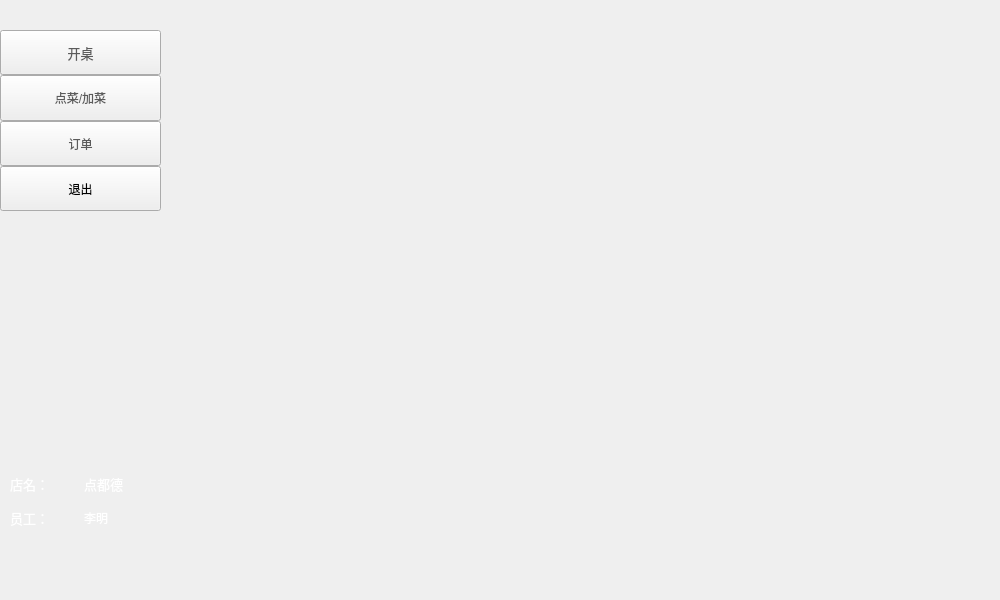
<?xml version="1.0" encoding="UTF-8"?>
<ui version="4.0">
 <class>Waiter</class>
 <widget class="QWidget" name="Waiter">
  <property name="geometry">
   <rect>
    <x>0</x>
    <y>0</y>
    <width>1000</width>
    <height>600</height>
   </rect>
  </property>
  <property name="maximumSize">
   <size>
    <width>1000</width>
    <height>600</height>
   </size>
  </property>
  <property name="windowTitle">
   <string>Form</string>
  </property>
  <widget class="QLabel" name="label">
   <property name="geometry">
    <rect>
     <x>0</x>
     <y>0</y>
     <width>160</width>
     <height>601</height>
    </rect>
   </property>
   <property name="styleSheet">
    <string notr="true">background-image: url(:/file/images/back10.jpg);</string>
   </property>
   <property name="text">
    <string/>
   </property>
  </widget>
  <widget class="QStackedWidget" name="stackedWidget">
   <property name="geometry">
    <rect>
     <x>160</x>
     <y>0</y>
     <width>840</width>
     <height>601</height>
    </rect>
   </property>
   <widget class="QWidget" name="page"/>
   <widget class="QWidget" name="page_2"/>
  </widget>
  <widget class="QWidget" name="layoutWidget">
   <property name="geometry">
    <rect>
     <x>0</x>
     <y>30</y>
     <width>161</width>
     <height>181</height>
    </rect>
   </property>
   <layout class="QVBoxLayout" name="verticalLayout">
    <property name="spacing">
     <number>0</number>
    </property>
    <item>
     <widget class="QPushButton" name="pushButton_table">
      <property name="sizePolicy">
       <sizepolicy hsizetype="Minimum" vsizetype="Preferred">
        <horstretch>0</horstretch>
        <verstretch>0</verstretch>
       </sizepolicy>
      </property>
      <property name="font">
       <font>
        <family>微软雅黑</family>
        <pointsize>10</pointsize>
        <weight>50</weight>
        <italic>false</italic>
        <bold>false</bold>
       </font>
      </property>
      <property name="styleSheet">
       <string notr="true">color: rgb(91, 91, 91);


</string>
      </property>
      <property name="text">
       <string>开桌</string>
      </property>
      <property name="iconSize">
       <size>
        <width>50</width>
        <height>50</height>
       </size>
      </property>
     </widget>
    </item>
    <item>
     <widget class="QPushButton" name="pushButton_food">
      <property name="sizePolicy">
       <sizepolicy hsizetype="Minimum" vsizetype="Preferred">
        <horstretch>0</horstretch>
        <verstretch>0</verstretch>
       </sizepolicy>
      </property>
      <property name="styleSheet">
       <string notr="true">color: rgb(91, 91, 91);


</string>
      </property>
      <property name="text">
       <string>点菜/加菜</string>
      </property>
     </widget>
    </item>
    <item>
     <widget class="QPushButton" name="pushButton_order">
      <property name="sizePolicy">
       <sizepolicy hsizetype="Minimum" vsizetype="Preferred">
        <horstretch>0</horstretch>
        <verstretch>0</verstretch>
       </sizepolicy>
      </property>
      <property name="styleSheet">
       <string notr="true">color: rgb(91, 91, 91);
</string>
      </property>
      <property name="text">
       <string>订单</string>
      </property>
     </widget>
    </item>
    <item>
     <widget class="QPushButton" name="pushButton_exitLogin">
      <property name="sizePolicy">
       <sizepolicy hsizetype="Minimum" vsizetype="Preferred">
        <horstretch>0</horstretch>
        <verstretch>0</verstretch>
       </sizepolicy>
      </property>
      <property name="styleSheet">
       <string notr="true">
</string>
      </property>
      <property name="text">
       <string>退出</string>
      </property>
     </widget>
    </item>
   </layout>
  </widget>
  <widget class="QWidget" name="layoutWidget">
   <property name="geometry">
    <rect>
     <x>10</x>
     <y>470</y>
     <width>141</width>
     <height>61</height>
    </rect>
   </property>
   <layout class="QVBoxLayout" name="verticalLayout_2">
    <item>
     <layout class="QHBoxLayout" name="horizontalLayout">
      <item>
       <widget class="QLabel" name="label_shopName">
        <property name="font">
         <font>
          <family>微软雅黑</family>
          <pointsize>10</pointsize>
          <weight>50</weight>
          <italic>false</italic>
          <bold>false</bold>
         </font>
        </property>
        <property name="styleSheet">
         <string notr="true">color: rgb(255, 255, 255);
</string>
        </property>
        <property name="text">
         <string>店名：</string>
        </property>
       </widget>
      </item>
      <item>
       <widget class="QLabel" name="label_shopName1">
        <property name="font">
         <font>
          <family>微软雅黑</family>
          <pointsize>10</pointsize>
          <weight>50</weight>
          <italic>false</italic>
          <bold>false</bold>
         </font>
        </property>
        <property name="styleSheet">
         <string notr="true">color: rgb(255, 255, 255);</string>
        </property>
        <property name="text">
         <string>点都德</string>
        </property>
       </widget>
      </item>
     </layout>
    </item>
    <item>
     <layout class="QHBoxLayout" name="horizontalLayout_2">
      <item>
       <widget class="QLabel" name="label_waiterName">
        <property name="font">
         <font>
          <family>微软雅黑</family>
          <pointsize>10</pointsize>
          <weight>50</weight>
          <italic>false</italic>
          <bold>false</bold>
         </font>
        </property>
        <property name="styleSheet">
         <string notr="true">color: rgb(255, 255, 255);</string>
        </property>
        <property name="text">
         <string>员工：</string>
        </property>
       </widget>
      </item>
      <item>
       <widget class="QLabel" name="label_waiterName1">
        <property name="styleSheet">
         <string notr="true">color: rgb(255, 255, 255);</string>
        </property>
        <property name="text">
         <string>李明</string>
        </property>
       </widget>
      </item>
     </layout>
    </item>
   </layout>
  </widget>
 </widget>
 <resources/>
 <connections/>
</ui>
